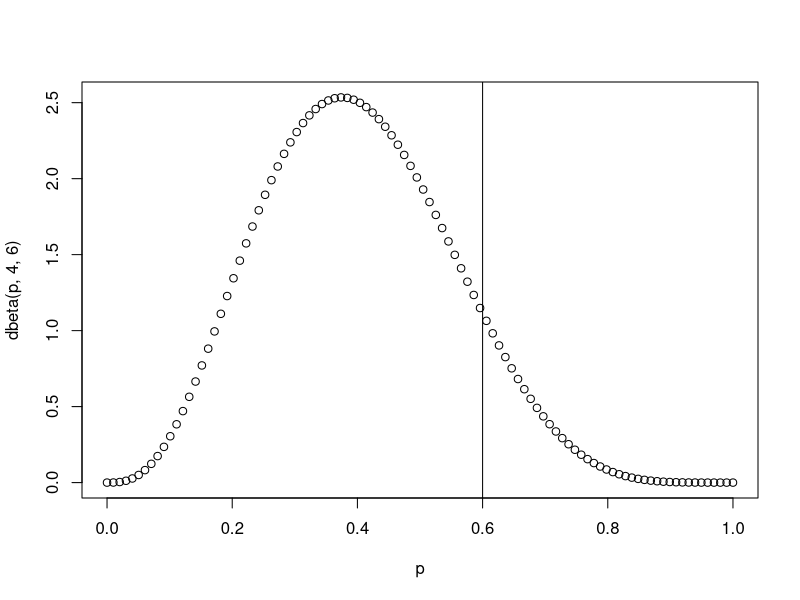
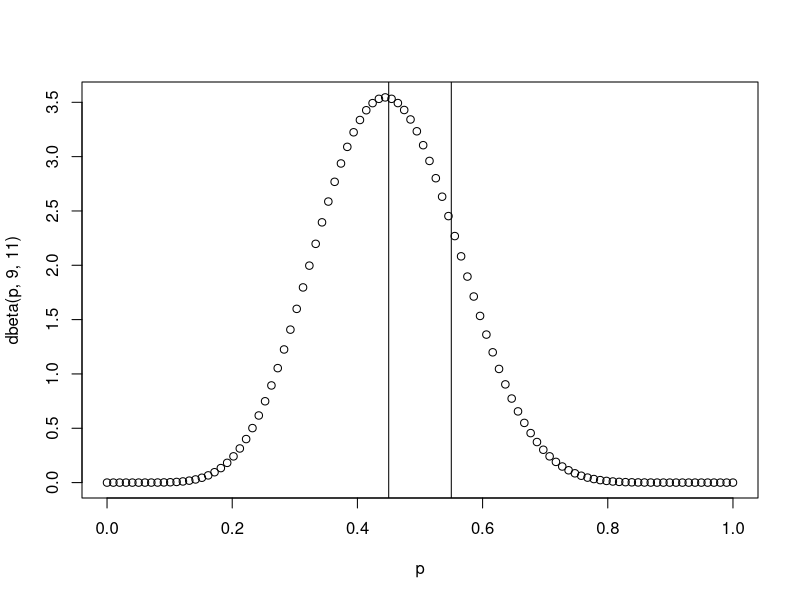
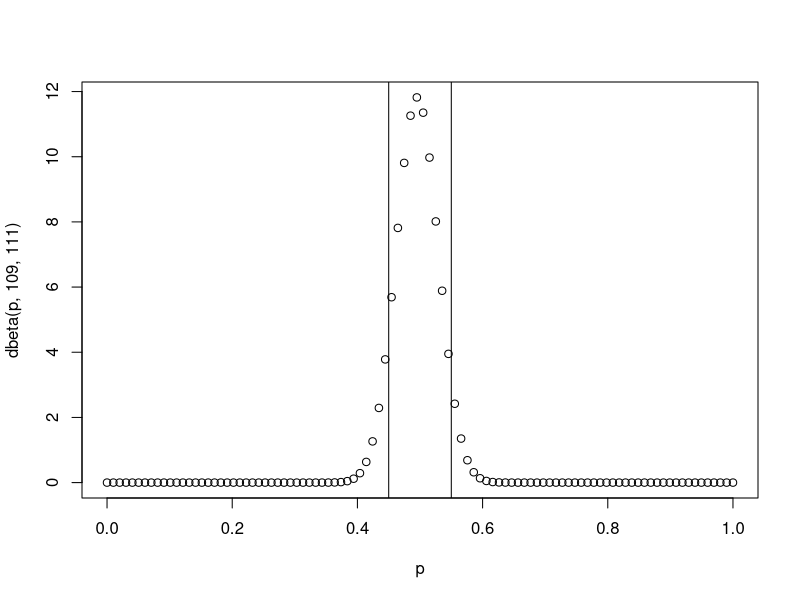

Source code (R) for these figures, in order:
## ---- chunk 1
p = seq(0,1,length=100)
plot(p,dbeta(p,4,6))
abline(v=.6)
## ---- chunk 2
integrate(function(x) dbeta(x,4,6),.6,1)
## ---- chunk 3
plot(p,dbeta(p,9,11))
abline(v=.45) ## 50/50 split - 5%
abline(v=.55) ## 50/50 split + 5%

integrate(function(x) dbeta(x,9,11),.45,.55)
## ---- chunk 4
plot(p,dbeta(p,109,111))
abline(v=.45) ## 50/50 split - 5%
abline(v=.55) ## 50/50 split + 5%

integrate(function(x) dbeta(x,109,111),.45,.55)
